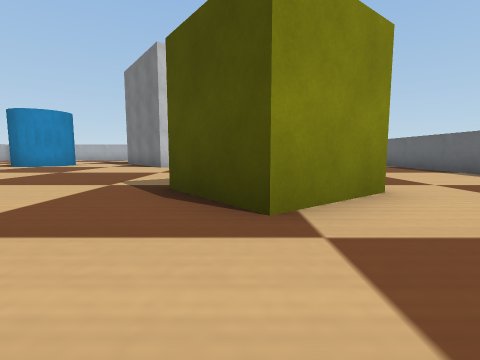
View 1 (above)

16 first-person views from a walk through a world built for the Webots simulator. The camera is 0.05 m above the floor, tilts 6° down and sees 85° across. The floor is counted in squares, 0.1 m on a side. Each view is taken from the middle of a square. On the plan, view 1 faces up. The plan holds only what a view shows up to about 9 squares ahead; the rest is blank. Robots are left out. Simple shapes and patterns stand in for the simulator's stock objects.

View 2
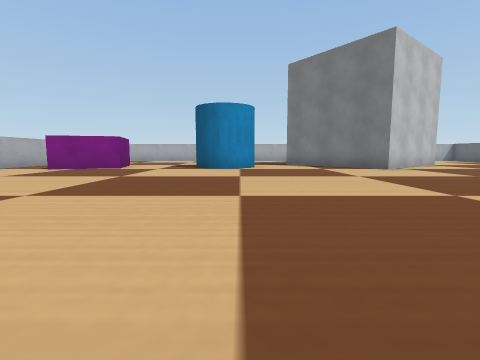

View 3
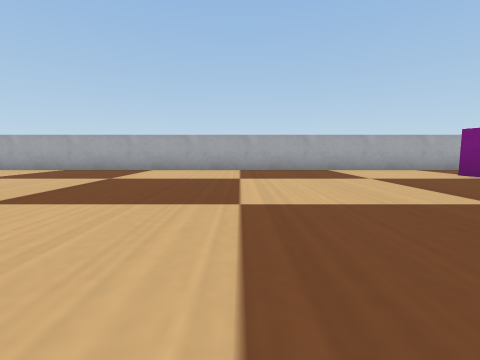

View 4
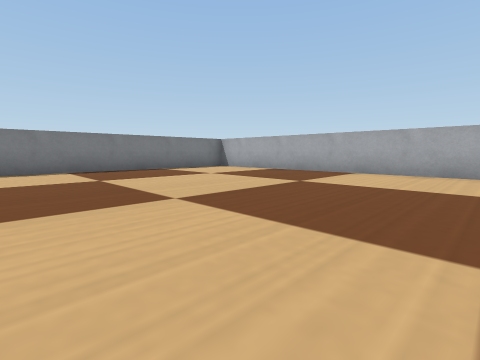

View 5
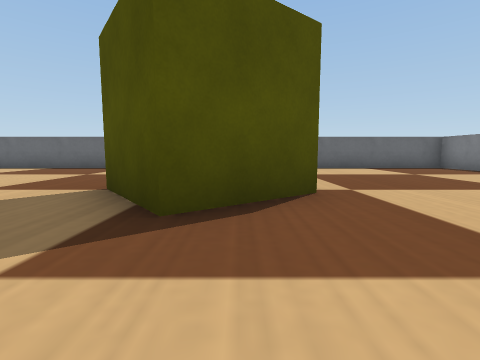

View 6
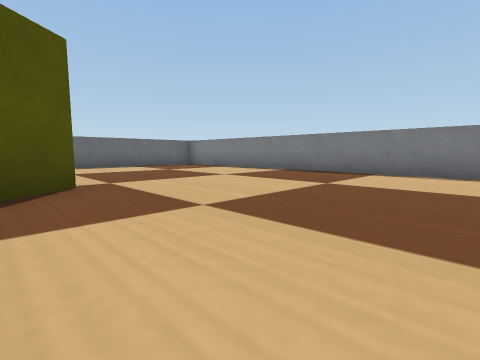

View 7
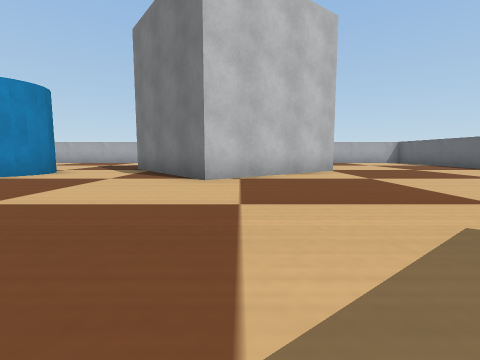

View 8
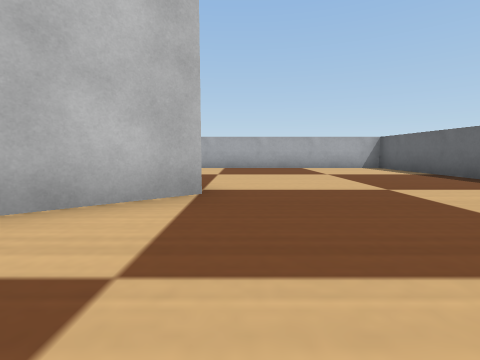

View 9
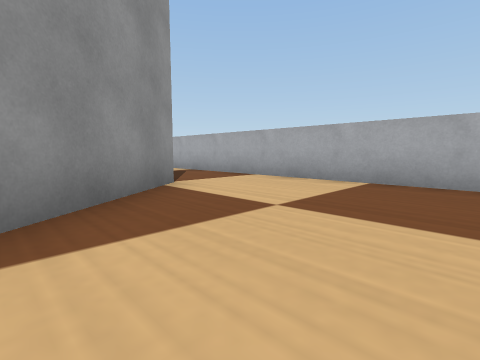

View 10
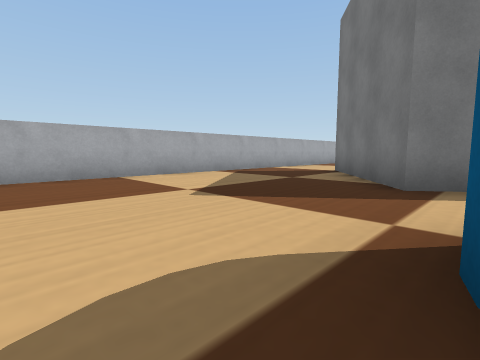

View 11
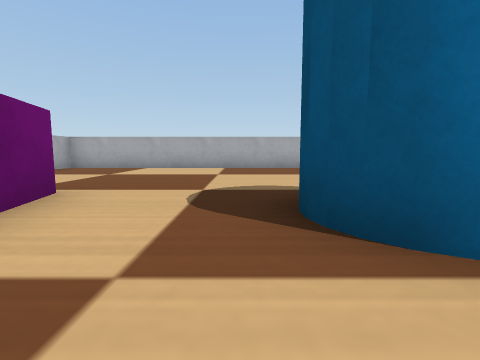

View 12
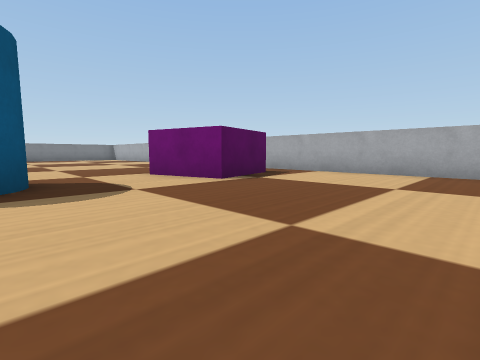

View 13
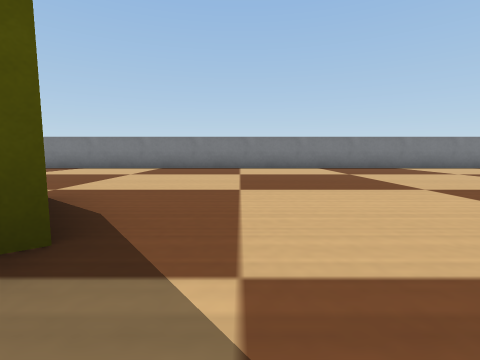

View 14
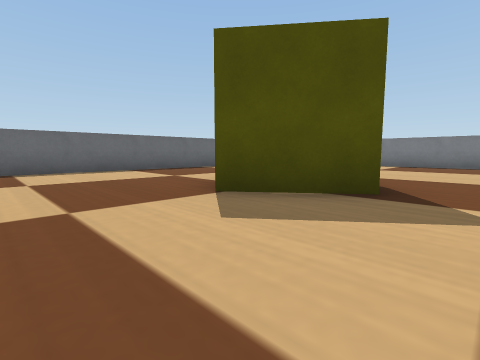

View 15
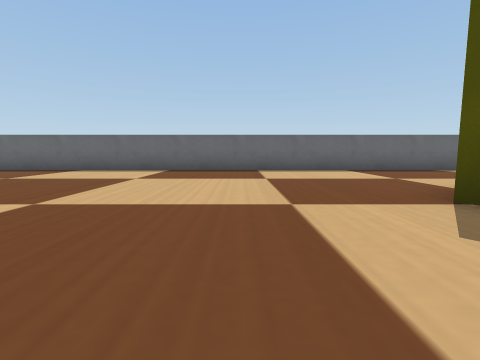

View 16
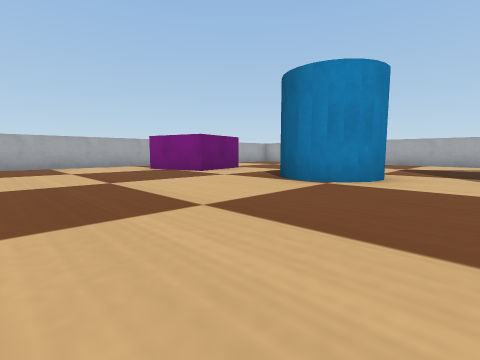

### Floor plan
Key: @ floor where view 1 was taken; # wall or solid block; . floor; C blue cylinder; B grey box; Y yellow box; M magenta box.
Columns run from 15 left of view 1 to 6 right of it. Each row starts with its distance up from view 1.
 17 ######################
 16 #....................#
 15 #....................#
 14 #............B.......#
 13 #..........BB B......#
 12 #.........BB   B.....#
 11 #.MMM..CC..B   B.....#
 10 #.  M..CC...BBB......#
  9 #.MMM..CC...BB.......#
  8 #....................#
  7 #....................#
  6 #....................#
  5 #...............Y....#
  4 #.............YY ....#
  3 #..............YYY...#
  2 #..............Y.....#
  1 #....................#
  0 #..............@.....#
 -1 #....................#
 -2 #....................#
 -3 #....................#
 -4   ####################

Where each view was taken, in squares from view 1:
view 1: 0 up, 0 right, facing up
view 2: 1 up, 7 left, facing up
view 3: 4 up, 7 left, facing left
view 4: 4 up, 8 left, facing down-left
view 5: 3 up, 3 left, facing right
view 6: 3 up, 4 left, facing down-right
view 7: 4 up, 2 left, facing up
view 8: 8 up, 1 right, facing up
view 9: 12 up, 2 right, facing up-left
view 10: 11 up, 9 left, facing up-right
view 11: 8 up, 9 left, facing up
view 12: 15 up, 8 left, facing down-left
view 13: 5 up, 2 left, facing down
view 14: 7 up, 2 left, facing down-right
view 15: 7 up, 2 left, facing right
view 16: 5 up, 5 left, facing up-left
